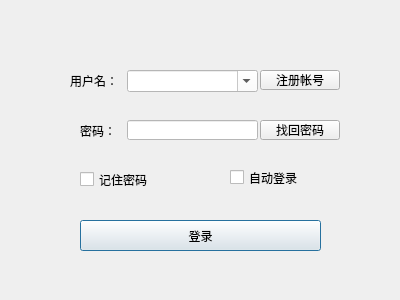
<?xml version="1.0" encoding="UTF-8"?>
<ui version="4.0">
 <class>LoginDialog</class>
 <widget class="QDialog" name="LoginDialog">
  <property name="geometry">
   <rect>
    <x>0</x>
    <y>0</y>
    <width>400</width>
    <height>300</height>
   </rect>
  </property>
  <property name="minimumSize">
   <size>
    <width>400</width>
    <height>300</height>
   </size>
  </property>
  <property name="maximumSize">
   <size>
    <width>400</width>
    <height>300</height>
   </size>
  </property>
  <property name="windowTitle">
   <string/>
  </property>
  <property name="sizeGripEnabled">
   <bool>false</bool>
  </property>
  <property name="modal">
   <bool>false</bool>
  </property>
  <widget class="QPushButton" name="pushButtonLogin">
   <property name="geometry">
    <rect>
     <x>80</x>
     <y>220</y>
     <width>241</width>
     <height>31</height>
    </rect>
   </property>
   <property name="text">
    <string>登录</string>
   </property>
  </widget>
  <widget class="QLabel" name="label">
   <property name="geometry">
    <rect>
     <x>70</x>
     <y>70</y>
     <width>54</width>
     <height>21</height>
    </rect>
   </property>
   <property name="text">
    <string>用户名：</string>
   </property>
  </widget>
  <widget class="QLabel" name="label_2">
   <property name="geometry">
    <rect>
     <x>80</x>
     <y>120</y>
     <width>31</width>
     <height>21</height>
    </rect>
   </property>
   <property name="text">
    <string>密码：</string>
   </property>
  </widget>
  <widget class="QLineEdit" name="lineEditPassWord">
   <property name="geometry">
    <rect>
     <x>127</x>
     <y>120</y>
     <width>131</width>
     <height>20</height>
    </rect>
   </property>
   <property name="styleSheet">
    <string notr="true">background-color: rgb(255, 255, 255);</string>
   </property>
  </widget>
  <widget class="QCheckBox" name="checkBoxRemeber">
   <property name="geometry">
    <rect>
     <x>80</x>
     <y>169</y>
     <width>91</width>
     <height>21</height>
    </rect>
   </property>
   <property name="text">
    <string>记住密码</string>
   </property>
  </widget>
  <widget class="QCheckBox" name="checkBoxAuto">
   <property name="geometry">
    <rect>
     <x>230</x>
     <y>167</y>
     <width>91</width>
     <height>21</height>
    </rect>
   </property>
   <property name="text">
    <string>自动登录</string>
   </property>
  </widget>
  <widget class="QComboBox" name="comboBoxUserName">
   <property name="geometry">
    <rect>
     <x>127</x>
     <y>70</y>
     <width>131</width>
     <height>22</height>
    </rect>
   </property>
   <property name="styleSheet">
    <string notr="true">background-color: rgb(255, 255, 255);</string>
   </property>
   <property name="editable">
    <bool>true</bool>
   </property>
  </widget>
  <widget class="QPushButton" name="pushButtonInsertData">
   <property name="geometry">
    <rect>
     <x>260</x>
     <y>70</y>
     <width>80</width>
     <height>20</height>
    </rect>
   </property>
   <property name="styleSheet">
    <string notr="true"/>
   </property>
   <property name="text">
    <string>注册帐号</string>
   </property>
  </widget>
  <widget class="QPushButton" name="pushButtonBackData">
   <property name="geometry">
    <rect>
     <x>260</x>
     <y>120</y>
     <width>80</width>
     <height>20</height>
    </rect>
   </property>
   <property name="styleSheet">
    <string notr="true"/>
   </property>
   <property name="text">
    <string>找回密码</string>
   </property>
  </widget>
  <widget class="QLabel" name="labelError">
   <property name="geometry">
    <rect>
     <x>90</x>
     <y>200</y>
     <width>221</width>
     <height>21</height>
    </rect>
   </property>
   <property name="text">
    <string/>
   </property>
  </widget>
 </widget>
 <resources/>
 <connections/>
</ui>
